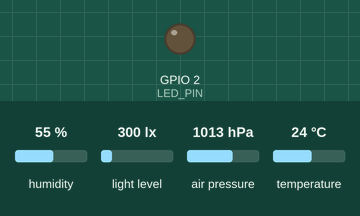
Bench run of a sketch on a simulated ESP32. Shown: output pins drawn as LEDs (lit = HIGH). Inputs (shaded band) come from the test bench; at power-on: humidity 55 %, light level 300 lx, air pressure 1013 hPa, temperature 24 °C. WiFi joins after 1.5 s; servers stay silent unless stated; uploads are accepted with an empty reply; the local clock reads 2024-03-15 10:24:30 at power-on unless the sketch sets it; random numbers use the default seed unless the sketch sets one; what the sketch prints to the serial monitor is not drawn.

Above: at 0.6 s.
At 2.3 s:
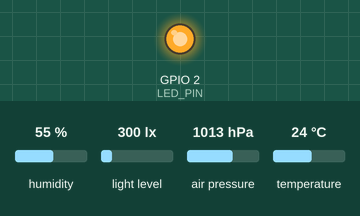
Timing chart, 0 to 3.8 s (numbered marks = the images above):
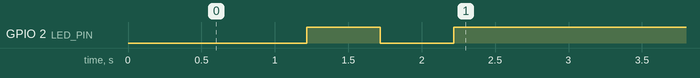

The sketch:

ESP32_code.ino
```cpp
// ============================================================
//  OutReady ESP32 Firmware
//  Senzori: AHT20 (temp+umiditate) | BMP280 (presiune) | VEML7700 (lumina)
//  Comunicare: Firebase Realtime Database (HTTP REST)
//  Clock: NTP sincronizat
//  PM2.5: simulat
// ============================================================

#include <WiFi.h>
#include <WiFiClientSecure.h>
#include <HTTPClient.h>
#include <ArduinoJson.h>
#include <Wire.h>
#include <Adafruit_AHTX0.h>
#include <Adafruit_BMP280.h>
#include <Adafruit_VEML7700.h>
#include <time.h>

// ─────────────────────────────────────────────
//  CONFIGURARE
// ─────────────────────────────────────────────
const char* WIFI_SSID     = "DIGI-2j9C";
const char* WIFI_PASSWORD = "YOUR_WIFI_PASSWORD";
// Firebase Realtime Database
const char* FIREBASE_HOST = "outready-af38a-default-rtdb.europe-west1.firebasedatabase.app";
const char* FIREBASE_PATH = "/sensor_data/latest.json";

const char* NTP_SERVER          = "pool.ntp.org";
const long  GMT_OFFSET_SEC      = 7200;
const int   DAYLIGHT_OFFSET_SEC = 3600;

const unsigned long SENSOR_INTERVAL_MS = 2000;
const int           LED_PIN            = 2;

const float PRESSURE_OFFSET = 11.1f;
const float TEMP_OFFSET     = -2.6f;

// ─────────────────────────────────────────────
//  Obiecte globale
// ─────────────────────────────────────────────
Adafruit_AHTX0    aht;
Adafruit_BMP280   bmp;
Adafruit_VEML7700 veml;
WiFiClientSecure  wifiClient;

unsigned long lastSensorRead = 0;
bool          ntpSynced      = false;
bool          vemlOk         = false;
bool          bmpOk          = false;

struct SensorReading {
  float  temperature;
  float  humidity;
  float  pressure;
  float  lightLux;
  float  pm25;
  String timestamp;
  bool   valid;
};

void initBMP();
void initSensors();
void scanI2C();
void connectWiFi();
void syncNTP();
String getTimestamp();
SensorReading readSensors();
String buildJson(const SensorReading& r);
void printReading(const SensorReading& r);
bool sendToFirebase(const String& json);

// ─────────────────────────────────────────────
//  SETUP
// ─────────────────────────────────────────────
void setup() {
  Serial.begin(115200);
  delay(500);
  Serial.println("\n========== OutReady ESP32 Firmware ==========");

  pinMode(LED_PIN, OUTPUT);
  digitalWrite(LED_PIN, LOW);

  Wire.begin();
  initSensors();
  connectWiFi();
  syncNTP();

  wifiClient.setInsecure();

  digitalWrite(LED_PIN, HIGH);
  Serial.println("============================================\n");
}

// ─────────────────────────────────────────────
//  LOOP
// ─────────────────────────────────────────────
void loop() {
  unsigned long now = millis();
  if (now - lastSensorRead >= SENSOR_INTERVAL_MS) {
    lastSensorRead = now;
    SensorReading reading = readSensors();
    if (reading.valid) {
      String json = buildJson(reading);
      bool ok = sendToFirebase(json);
      Serial.printf("[Firebase] %s\n", ok ? "OK" : "EROARE");
      printReading(reading);
    } else {
      Serial.println("[SENSOR] Citire invalida — skip");
    }
  }
}

// ─────────────────────────────────────────────
//  TRIMITE DATE LA FIREBASE
// ─────────────────────────────────────────────
bool sendToFirebase(const String& json) {
  if (WiFi.status() != WL_CONNECTED) {
    Serial.println("[Firebase] WiFi disconnected!!");
    connectWiFi();
    return false;
  }

  HTTPClient http;
  String url = String("https://") + FIREBASE_HOST + FIREBASE_PATH;

  http.begin(wifiClient, url);
  http.addHeader("Content-Type", "application/json");

  int code = http.PUT(json);

  if (code == 200 || code == 204) {
    http.end();
    return true;
  } else {
    Serial.printf("[Firebase] HTTP error: %d\n", code);
    http.end();
    return false;
  }
}

// ─────────────────────────────────────────────
//  INIT BMP280
// ─────────────────────────────────────────────
void initBMP() {
  bmpOk = false;

  Wire.beginTransmission(0x77);
  if (Wire.endTransmission() == 0) {
    if (bmp.begin(0x77)) {
      bmpOk = true;
      Serial.println("[BMP280] OK (0x77)");
    }
  } else {
    Wire.beginTransmission(0x76);
    if (Wire.endTransmission() == 0) {
      if (bmp.begin(0x76)) {
        bmpOk = true;
        Serial.println("[BMP280] OK (0x76)");
      }
    }
  }

  if (!bmpOk) {
    Serial.println("[BMP280] EROARE: negasit!");
    return;
  }
  Serial.println("[BMP280] Gata");
}

// ─────────────────────────────────────────────
//  INITIALIZARE SENZORI
// ─────────────────────────────────────────────
void initSensors() {
  scanI2C();

  initBMP();
  delay(200);

  if (!aht.begin()) {
    Serial.println("[AHT20] ERROR!");
  } else {
    Serial.println("[AHT20] OK");
  }

  if (veml.begin()) {
    vemlOk = true;
    Serial.println("[VEML7700] OK");
  } else {
    vemlOk = false;
    Serial.println("[VEML7700] ERROR: not found!");
  }
}

// ─────────────────────────────────────────────
//  SCANARE I2C
// ─────────────────────────────────────────────
void scanI2C() {
  byte count = 0;
  for (byte addr = 1; addr < 127; addr++) {
    Wire.beginTransmission(addr);
    if (Wire.endTransmission() == 0) {
      Serial.printf("  Gasit I2C la 0x%02X\n", addr);
      count++;
    }
  }
  Serial.printf("  Total: %d dispozitiv(e)\n", count);
}

// ─────────────────────────────────────────────
//  CITIRE SENZORI
// ─────────────────────────────────────────────
SensorReading readSensors() {
  SensorReading r;
  r.valid = false;

  // --- AHT20 ---
  sensors_event_t ahtHumidity, ahtTemp;
  bool ahtValid  = aht.getEvent(&ahtHumidity, &ahtTemp);
  float tempAHT  = ahtValid ? ahtTemp.temperature : -999.0f;
  float humidity = ahtValid ? ahtHumidity.relative_humidity : 50.0f;

  if (ahtValid && (isnan(tempAHT) || isnan(humidity) ||
      humidity < 0 || humidity > 100)) {
    ahtValid = false;
    humidity = 50.0f;
  }

  // --- BMP280 ---
  static float lastGoodTemp = 24.0f;
  float tempBMP  = -999.0f;
  float pressure = 1013.25f;

  if (bmpOk) {
    float rawPressure = bmp.readPressure();
    float rawTemp     = bmp.readTemperature();

    if (!isnan(rawPressure) && rawPressure > 50000) {
      pressure = (rawPressure / 100.0F) + PRESSURE_OFFSET;
    }

    if (!isnan(rawTemp) && rawTemp > 0 && rawTemp < 85) {
      float calibrat = rawTemp + TEMP_OFFSET;
      if (calibrat > 0 && calibrat < 50) {
        tempBMP      = calibrat;
        lastGoodTemp = tempBMP;
      } else {
        tempBMP = lastGoodTemp;
      }
    } else {
      tempBMP = lastGoodTemp;
    }

    Serial.printf("[BMP280] raw=%.2f cal=%.2f pres=%.2f hPa\n",
                  rawTemp, tempBMP, pressure);
  } else {
    initBMP();
    tempBMP = lastGoodTemp;
  }

  // --- Temperatura finala ---
  float finalTemp;
  if (tempBMP > 0 && tempBMP < 50) {
    finalTemp = tempBMP;
  } else if (ahtValid && tempAHT > -50 && tempAHT < 60) {
    finalTemp = tempAHT;
  } else {
    finalTemp = lastGoodTemp;
  }

  if (!ahtValid) humidity = 50.0f;

  // --- Lux simulat --- DEZACTIVAT pentru test hardware
  // float lux = 50.0f;
  // struct tm t;
  // if (getLocalTime(&t)) {
  //   int h = t.tm_hour;
  //   if (h >= 7 && h <= 19) {
  //     lux = 10000.0f - abs(h - 13) * 1500.0f;
  //     lux = constrain(lux, 500.0f, 10000.0f);
  //   }
  // }

  // --- Lux real VEML7700 ---
  float lux = 0.0f;
  if (veml.begin()) {
    vemlOk = true;
    lux = veml.readLux();
    Serial.printf("[VEML7700] Lux: %.1f\n", lux);
  } else {
    vemlOk = false;
    Serial.println("[VEML7700] EROARE: negasit!");
    lux = 0.0f;
  }

  // --- PM2.5 simulat ---
  float pm25Base  = 5.0f + (humidity > 60 ? (humidity - 60) * 0.15f : 0);
  float pm25Noise = ((float)(esp_random() % 100) / 100.0f - 0.5f) * 2.0f;
  float pm25      = constrain(pm25Base + pm25Noise, 0.0f, 500.0f);

  r.temperature = roundf(finalTemp * 10) / 10.0f;
  r.humidity    = roundf(humidity  * 10) / 10.0f;
  r.pressure    = roundf(pressure  * 10) / 10.0f;
  r.lightLux    = roundf(lux);
  r.pm25        = roundf(pm25      * 10) / 10.0f;
  r.timestamp   = getTimestamp();
  r.valid       = true;

  return r;
}

// ─────────────────────────────────────────────
//  JSON
// ─────────────────────────────────────────────
String buildJson(const SensorReading& r) {
  StaticJsonDocument<256> doc;
  doc["temperature"] = r.temperature;
  doc["humidity"]    = r.humidity;
  doc["pressure"]    = r.pressure;
  doc["light_lux"]   = r.lightLux;
  doc["pm25"]        = r.pm25;
  doc["timestamp"]   = r.timestamp;
  doc["ntp_synced"]  = ntpSynced;
  String out;
  serializeJson(doc, out);
  return out;
}

// ─────────────────────────────────────────────
//  WIFI cu IP static
// ─────────────────────────────────────────────
void connectWiFi() {
  IPAddress local_IP(192, 168, 100, 97);
  IPAddress gateway(192, 168, 100, 1);
  IPAddress subnet(255, 255, 255, 0);
  IPAddress primaryDNS(8, 8, 8, 8);
  WiFi.config(local_IP, gateway, subnet, primaryDNS);

  Serial.printf("[WiFi] Conectare la \"%s\"", WIFI_SSID);
  WiFi.mode(WIFI_STA);
  WiFi.begin(WIFI_SSID, WIFI_PASSWORD);

  int attempts = 0;
  while (WiFi.status() != WL_CONNECTED && attempts < 30) {
    delay(500);
    Serial.print(".");
    attempts++;
    digitalWrite(LED_PIN, !digitalRead(LED_PIN));
  }

  if (WiFi.status() == WL_CONNECTED) {
    Serial.println("\n[WiFi] Conectat!");
    Serial.printf("[WiFi] IP: %s\n", WiFi.localIP().toString().c_str());
    Serial.printf("[WiFi] RSSI: %d dBm\n", WiFi.RSSI());
  } else {
    Serial.println("\n[WiFi] EROARE — restart in 5s...");
    delay(5000);
    ESP.restart();
  }
}

// ─────────────────────────────────────────────
//  NTP
// ─────────────────────────────────────────────
void syncNTP() {
  Serial.print("[NTP] Synchronising...");
  configTime(GMT_OFFSET_SEC, DAYLIGHT_OFFSET_SEC, NTP_SERVER,
             "time.google.com", "time.cloudflare.com");

  struct tm timeinfo;
  int attempts = 0;
  while (!getLocalTime(&timeinfo) && attempts < 20) {
    delay(500);
    Serial.print(".");
    attempts++;
  }

  if (getLocalTime(&timeinfo)) {
    ntpSynced = true;
    char buf[32];
    strftime(buf, sizeof(buf), "%Y-%m-%d %H:%M:%S", &timeinfo);
    Serial.printf("\n[NTP] OK — %s\n", buf);
  } else {
    ntpSynced = false;
    Serial.println("\n[NTP] Failed — using millis()");
  }
}

// ─────────────────────────────────────────────
//  TIMESTAMP ISO 8601
// ─────────────────────────────────────────────
String getTimestamp() {
  if (!ntpSynced) {
    unsigned long ms = millis();
    char buf[32];
    snprintf(buf, sizeof(buf), "1970-01-01T00:%02lu:%02lu.%03luZ",
             (ms / 60000) % 60, (ms / 1000) % 60, ms % 1000);
    return String(buf);
  }
  struct tm timeinfo;
  if (!getLocalTime(&timeinfo)) return "1970-01-01T00:00:00Z";
  char buf[32];
  strftime(buf, sizeof(buf), "%Y-%m-%dT%H:%M:%S", &timeinfo);
  return String(buf);
}

// ─────────────────────────────────────────────
//  DEBUG SERIAL
// ─────────────────────────────────────────────
void printReading(const SensorReading& r) {
  Serial.println("─────────────────────────────");
  Serial.printf("  Timestamp:  %s\n",        r.timestamp.c_str());
  Serial.printf("  Temp:       %.1f C\n",    r.temperature);
  Serial.printf("  Umiditate:  %.1f %%\n",   r.humidity);
  Serial.printf("  Presiune:   %.1f hPa\n",  r.pressure);
  Serial.printf("  Lumina:     %.0f lux\n",  r.lightLux);
  Serial.printf("  PM2.5:      %.1f ug/m3\n", r.pm25);
}
```
